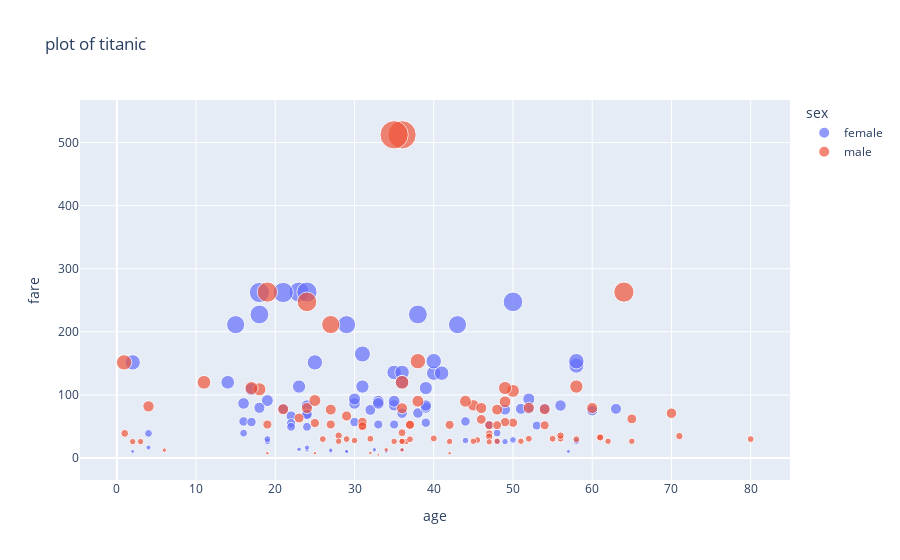

Notebook code for this chart:
### Code cell
# scatter plot 
df.dropna(inplace=True) 
fig = px.scatter(df, x="age", y="fare", color="sex", size="fare", title="plot of titanic")
fig.show() 

# save the plot 
fig5.write_image('./output/fig5.png', scale=3)
